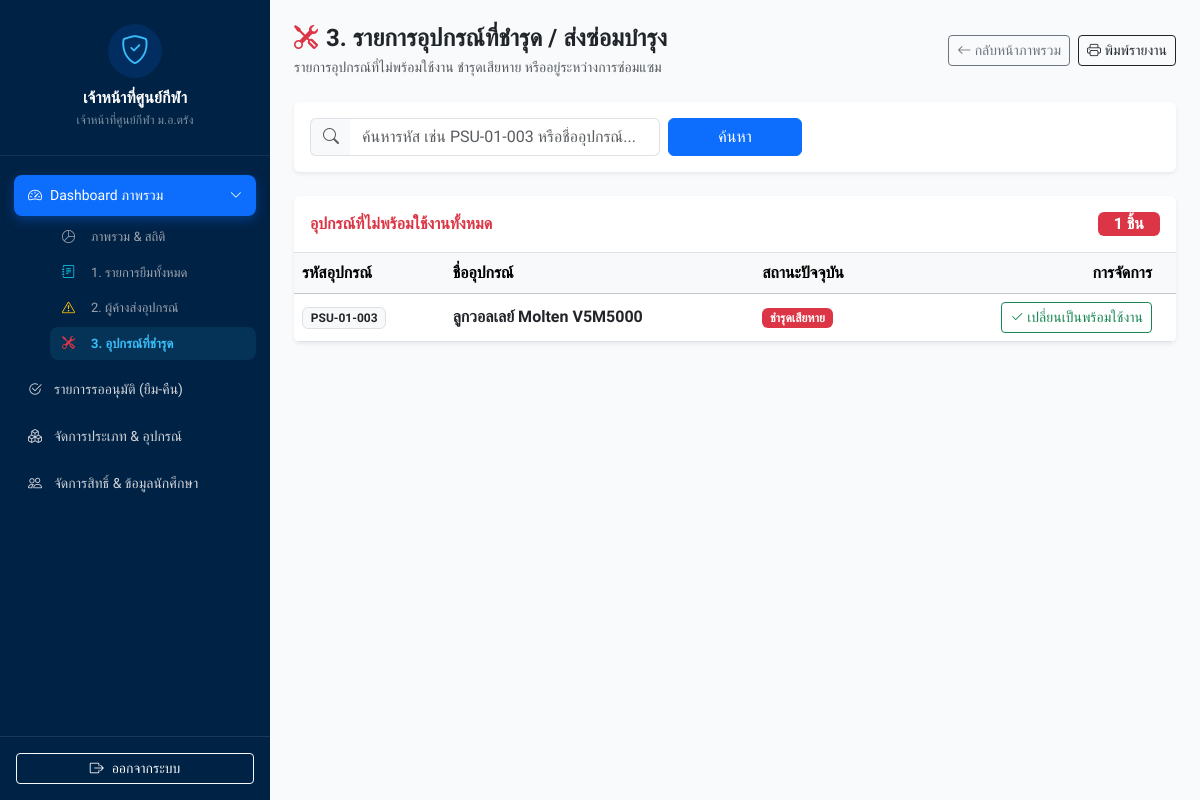
Before: /admin/dashboard_damaged.php (signed in) with the older database file.
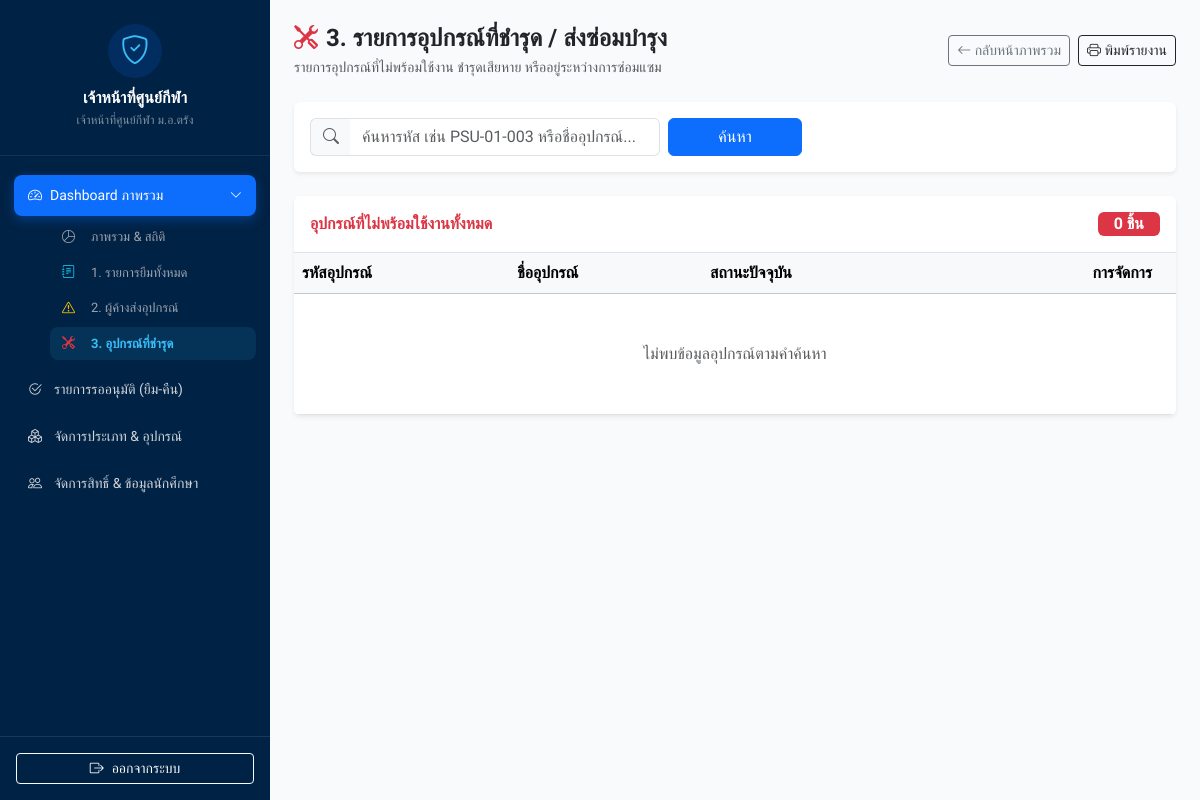
After: the same page with the newer database file.
### tables this page shows
CREATE TABLE IF NOT EXISTS `sport_equipment` (
  `eq_id` int(11) NOT NULL AUTO_INCREMENT,
  `category_id` int(11) DEFAULT NULL,
  `eq_code` varchar(255) DEFAULT '',
  `eq_name` varchar(255) DEFAULT '',
  `status` enum('avaliable','borrowed','damaged','maintenance','pending') NOT NULL DEFAULT 'avaliable',
  `created_at` timestamp NULL DEFAULT current_timestamp(),
  PRIMARY KEY (`eq_id`),
  KEY `category_id` (`category_id`),
  CONSTRAINT `category_id` FOREIGN KEY (`category_id`) REFERENCES `sport_categories` (`category_id`) ON UPDATE CASCADE
);

### admin/dashboard_damaged.php (the view, shortened to what this page needs)
<?php
require_once '../config/db.php';
$search = trim($_GET['search'] ?? '');
$params = [];
$sql = "
    SELECT e.*, c.category_name
    FROM sport_equipment e
    LEFT JOIN sport_categories c ON e.category_id = c.category_id
    WHERE e.status IN ('damaged', 'maintenance')
";
$stmt = $pdo->prepare($sql . " ORDER BY e.eq_id DESC");
$stmt->execute($params);
$damagedList = $stmt->fetchAll(PDO::FETCH_ASSOC);
?>
<!DOCTYPE html>
<html lang="th">
<head>
</head>
<body class="d-flex">
    <?php include '../components/sidebar.php'; ?>
    <div class="flex-grow-1 p-4 main-content" style="background-color: #f8fafc; min-height: 100vh;">
        <div class="d-flex justify-content-between align-items-center mb-4">
            <div>
                <h4 class="fw-bold mb-1 text-dark"><i class="bi bi-tools text-danger me-2"></i>3. รายการอุปกรณ์ที่ชำรุด / ส่งซ่อมบำรุง</h4>
                <p class="text-muted small mb-0">รายการอุปกรณ์ที่ไม่พร้อมใช้งาน ชำรุดเสียหาย หรืออยู่ระหว่างการซ่อมแซม</p>
            </div>
            <div class="d-flex gap-2">
                <a href="dashboard.php" class="btn btn-outline-secondary btn-sm btn-back"><i class="bi bi-arrow-left"></i> กลับหน้าภาพรวม</a>
                <button onclick="window.print()" class="btn btn-outline-dark btn-sm btn-print"><i class="bi bi-printer"></i> พิมพ์รายงาน</button>
            </div>
        </div>
        <div class="card p-3 mb-4 filter-card border-0 shadow-sm bg-white">
            <form method="GET" action="dashboard_damaged.php" class="row g-2">
                <div class="col-md-5">
                    <div class="input-group">
                        <span class="input-group-text bg-light border-end-0"><i class="bi bi-search text-muted"></i></span>
                        <input type="text" name="search" class="form-control border-start-0" placeholder="ค้นหารหัส เช่น PSU-01-003 หรือชื่ออุปกรณ์..." value="<?= htmlspecialchars($search) ?>">
                    </div>
                </div>
                <div class="col-md-2"><button type="submit" class="btn btn-primary w-100">ค้นหา</button></div>
            </form>
        </div>
        <div class="card p-0 overflow-hidden border-0 shadow-sm bg-white">
            <div class="card-header bg-white py-3 border-bottom d-flex justify-content-between align-items-center">
                <h6 class="fw-bold mb-0 text-danger">อุปกรณ์ที่ไม่พร้อมใช้งานทั้งหมด</h6>
                <span class="badge bg-danger fs-6 px-3 py-1"><?= count($damagedList) ?> ชิ้น</span>
            </div>
            <div class="table-responsive">
                <table class="table table-hover mb-0 align-middle">
                    <thead class="table-light text-secondary">
                        <tr>
                            <th>รหัสอุปกรณ์</th>
                            <th>ชื่ออุปกรณ์</th>
                            <th>สถานะปัจจุบัน</th>
                            <th class="text-end pe-4 action-col">การจัดการ</th>
                        </tr>
                    </thead>
                    <tbody>
                        <?php if (empty($damagedList)): ?>
                            <tr><td colspan="4" class="text-center text-muted py-5">ไม่พบข้อมูลอุปกรณ์ตามคำค้นหา</td></tr>
                        <?php endif; ?>
                        <?php foreach ($damagedList as $item): ?>
                        <tr>
                            <td><span class="badge bg-light text-dark border"><?= htmlspecialchars($item['eq_code'] ?? '-') ?></span></td>
                            <td class="fw-bold text-dark"><?= htmlspecialchars($item['eq_name'] ?? '-') ?></td>
                            <td>
                                <?php if ($item['status'] === 'damaged'): ?>
                                    <span class="badge bg-danger">ชำรุดเสียหาย</span>
                                <?php else: ?>
                                    <span class="badge bg-warning text-dark">ส่งซ่อมบำรุง</span>
                                <?php endif; ?>
                            </td>
                            <td class="text-end pe-4 action-col">
                                <button type="button" class="btn btn-sm btn-outline-success" onclick="openFixedModal(<?= $item['eq_id'] ?>, '<?= htmlspecialchars($item['eq_name']) ?>', '<?= htmlspecialchars($item['eq_code']) ?>')">
                                    <i class="bi bi-check2"></i> เปลี่ยนเป็นพร้อมใช้งาน
                                </button>
                            </td>
                        </tr>
                        <?php endforeach; ?>
                    </tbody>
                </table>
            </div>
        </div>
    </div>
</body>
</html>

Changed rows visible on the page:
no longer on this page (row edited): sport_equipment: eq_code "PSU-01-003", eq_name "ลูกวอลเลย์ Molten V5M5000", status "ชำรุดเสียหาย"
Other visible differences:
count($damagedList): "1" → "0"
text now shown: "ไม่พบข้อมูลอุปกรณ์ตามคำค้นหา"
